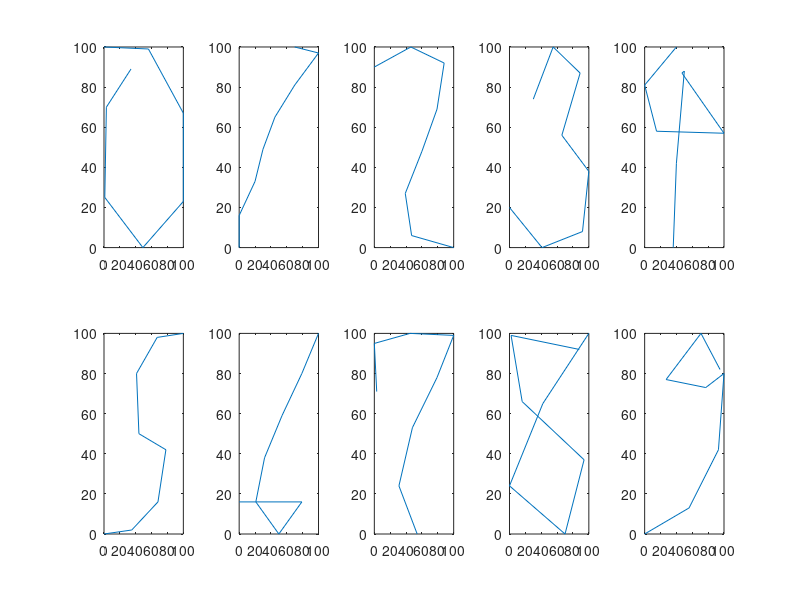

The MATLAB script that drew this image:
clear all
close all
clc

fileID = fopen('pendigits-testing.txt');
data = textscan(fileID, '%d');
fclose(fileID);


matrix = data{1,1};                         % Cell-Format in Matrix
a = size(matrix);                           % Anzahl der Zeilen berechnen
matrix2 = reshape(matrix, 17, (a(1)/17));   % matrix neu formatieren... a 



%zahlen = [0 : 9];                           % Liste der zu zeichnenden Zahlen

%big = size(matrix2)

%for n = 1:big(2)
%   nummer = matrix2(17, n);                 % Reihe, Spalte
%   if any(zahlen == nummer)
%       zahlen = zahlen~=nummer              % liste der zahlen = liste ohne diese nummer
%       figure                               %zeichne
%       hold on;
%       for i = 1:15           
%           plot(matrix2(1,i), matrix2(2,i+1), 'black')
%           plot(10, 50)
%       end      
%   end
%end

for i = 0:9
    
    n = find (matrix2(end,:) == i,1)
    vektor = matrix2(1:16, n)
    
    vektorx = vektor(1:2:end, 1)
    vektory = vektor(2:2:end, 1)
   
    subplot(2,5, i+1)
    plot(vektorx, vektory)
    
end    
    
   
